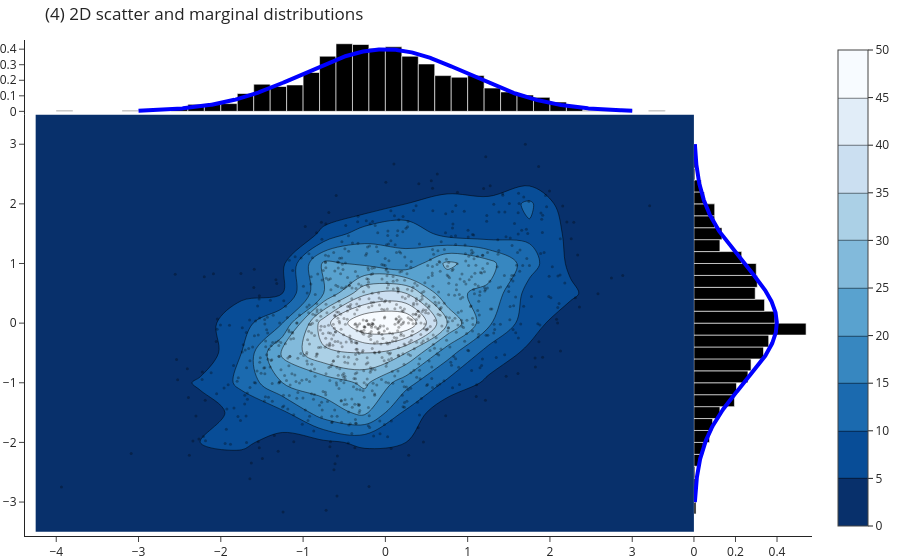

The notebook cell saved with this chart:
### Markdown cell above
When the given data is of higher dimensionality, and we are interested in understanding the correlation between two differnet dimensions, we can look at a 2D histogram (or heatmap) of the data, as well as the marginal distributions of each dimension.

### Code cell
mu = [0, 0]
sigma = [[1, 0.5],
         [0.5, 1]]
S = np.random.multivariate_normal(mu, sigma, 1000)

X_axis = np.linspace(-3, 3, 500)

theoretical_distribution_x = norm.pdf(X_axis, 0, 1)
theoretical_distribution_y = theoretical_distribution_x


go.Figure()\
.add_trace(go.Histogram2dContour(x=S[:, 0], y=S[:, 1], 
        colorscale = 'Blues', reversescale = True, xaxis = 'x', yaxis = 'y'))\
.add_trace(go.Scatter(x = S[:, 0], y=S[:, 1], xaxis = 'x', yaxis = 'y', mode = 'markers', marker = dict( color = 'rgba(0,0,0,0.3)', size = 3)))\
.add_trace(go.Histogram(y = S[:, 1], histnorm="probability density", xaxis = 'x2', marker = dict(color = 'rgba(0,0,0,1)')))\
.add_trace(go.Histogram(x = S[:, 0], histnorm="probability density", yaxis = 'y2', marker = dict(color = 'rgba(0,0,0,1)')))\
.add_trace(go.Scatter(x=X_axis, y=theoretical_distribution_x, mode='lines', name=r'$N(0, 1)$',yaxis='y2', line=dict(width=4, color="rgb(0,0,255)")))\
.add_trace(go.Scatter(y=X_axis, x=theoretical_distribution_x, mode='lines', name=r'$N(0, 1)$', xaxis='x2', line=dict(width=4, color="rgb(0,0,255)")))\
.update_layout(
    xaxis = dict(zeroline = False, domain = [0,0.85], showgrid = False),
    yaxis = dict(zeroline = False, domain = [0,0.85], showgrid = False),
    xaxis2 = dict(zeroline = False, domain = [0.85,1], showgrid = False),
    yaxis2 = dict(zeroline = False, domain = [0.85,1], showgrid = False),
    hovermode = 'closest', showlegend = False,
    title="(4) 2D scatter and marginal distributions"
)\
.show()

### Figure 1 — Plotly figure (JSON) as saved in the notebook; plotly's stock layout.template omitted (floating-point values rounded to 4 significant figures; data arrays with more than 128 entries replaced by an {"elided": "..."} marker saying what was removed)
{"data": [{"colorscale": [[0, "rgb(247,251,255)"], [0.125, "rgb(222,235,247)"], [0.25, "rgb(198,219,239)"], [0.375, "rgb(158,202,225)"], [0.5, "rgb(107,174,214)"], [0.625, "rgb(66,146,198)"], [0.75, "rgb(33,113,181)"], [0.875, "rgb(8,81,156)"], [1, "rgb(8,48,107)"]], "reversescale": true, "type": "histogram2dcontour", "x": {"elided": "1000 float values"}, "xaxis": "x", "y": {"elided": "1000 float values"}, "yaxis": "y"}, {"marker": {"color": "rgba(0,0,0,0.3)", "size": 3}, "mode": "markers", "type": "scatter", "x": {"elided": "1000 float values"}, "xaxis": "x", "y": {"elided": "1000 float values"}, "yaxis": "y"}, {"histnorm": "probability density", "marker": {"color": "rgba(0,0,0,1)"}, "type": "histogram", "xaxis": "x2", "y": {"elided": "1000 float values"}}, {"histnorm": "probability density", "marker": {"color": "rgba(0,0,0,1)"}, "type": "histogram", "x": {"elided": "1000 float values"}, "yaxis": "y2"}, {"line": {"color": "rgb(0,0,255)", "width": 4}, "mode": "lines", "name": "$N(0, 1)$", "type": "scatter", "x": {"elided": "500 float values"}, "y": {"elided": "500 float values"}, "yaxis": "y2"}, {"line": {"color": "rgb(0,0,255)", "width": 4}, "mode": "lines", "name": "$N(0, 1)$", "type": "scatter", "x": {"elided": "500 float values"}, "xaxis": "x2", "y": {"elided": "500 float values"}}], "layout": {"hovermode": "closest", "showlegend": false, "title": {"text": "(4) 2D scatter and marginal distributions"}, "xaxis": {"domain": [0, 0.85], "showgrid": false, "zeroline": false}, "xaxis2": {"domain": [0.85, 1], "showgrid": false, "zeroline": false}, "yaxis": {"domain": [0, 0.85], "showgrid": false, "zeroline": false}, "yaxis2": {"domain": [0.85, 1], "showgrid": false, "zeroline": false}}}
